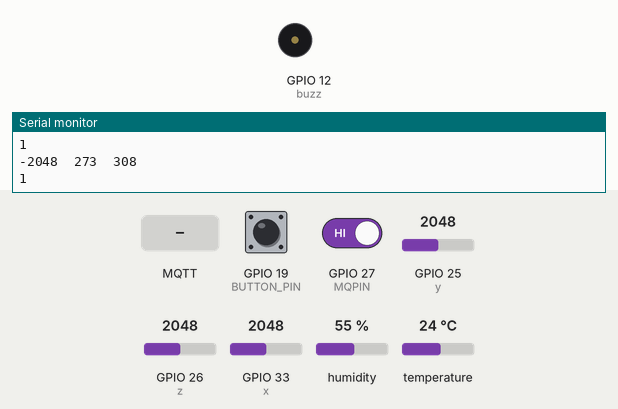
The sketch below on a simulated ESP32. On the bench: buzzer (waves = sounding), the last lines printed to the serial monitor. The test bench sets the inputs (shaded band); at power-on: GPIO 27 (MQPIN) HIGH, GPIO 19 (BUTTON_PIN) HIGH, GPIO 25 (y) = 2048, GPIO 26 (z) = 2048, GPIO 33 (x) = 2048, humidity 55 %, temperature 24 °C. WiFi joins after 1.5 s; servers stay silent unless stated; random numbers use the default seed unless the sketch sets one; no MQTT or app messages arrive unless stated.

Above: at 3.0 s.
3.1 s: GPIO 27 (MQPIN) driven LOW
At 5.7 s:
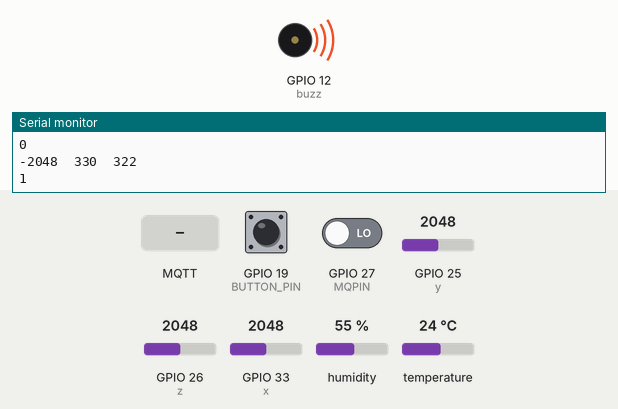
12.8 s: MQTT message "10" arrives on the first subscribed topic
At 13.8 s:
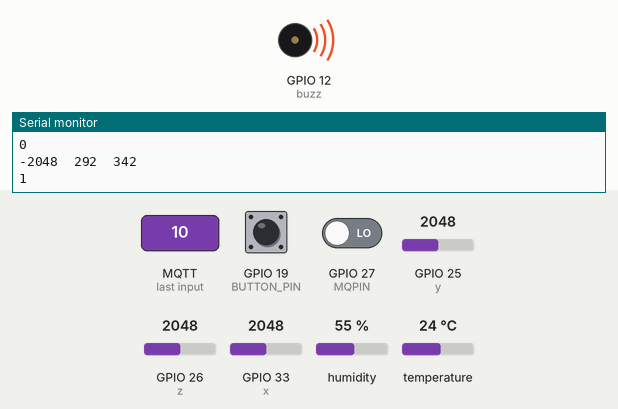
Timing chart, 0 to 29.5 s (numbered marks = the images above; inputs shaded):
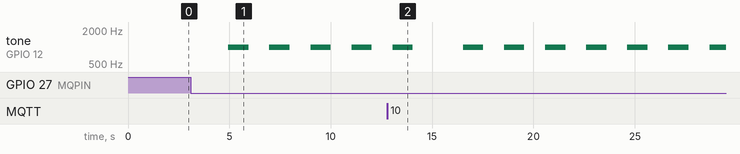

The sketch:

helmet.ino
```cpp
#include <WiFi.h>
#include <PubSubClient.h>
#include <DHT.h>
#include <DHT_U.h>
#include <string>

#define BUTTON_PIN 19
#define DHTTYPE 11
#define DHTPIN  14
#define MQPIN   27
#define x 33 // x_out pin of Accelerometer
#define y 25 // y_out pin of Accelerometer
#define z 26 // z_out pin of Accelerometer
#define BUTTON_PIN 19

long lastMsg = 0;

const char* ssid = "Mine-Net";
const char* password = "";
const char* mqtt_server = ("192.168.4.102");
const int mqttPort = 1883;
const int buzz = 12;
int xsample=0;
int ysample=0;
int zsample=0;
// Initializing ESP client
WiFiClient espClient;
// Initializing ESP as MQTT Client
PubSubClient client(espClient);

long now = 0;

#define ledPin 2

void blink_led(unsigned int times, unsigned int duration){
  for (int i = 0; i < times; i++) {
    digitalWrite(ledPin, HIGH);
    delay(duration);
    digitalWrite(ledPin, LOW);
    delay(200);
  }
}

void setup_wifi() {
  delay(50);
  Serial.println();
  Serial.print("Connecting to ");
  Serial.println(ssid);

  IPAddress local_ip(192,168,4,103);
  IPAddress gateway(192,168,4,2);
  IPAddress subnet(255,255,255,0);

  if(!WiFi.config(local_ip)){
    Serial.println("STA Failed to configure");
  };

  WiFi.begin(ssid, password);

  int c=0;
  while (WiFi.status() != WL_CONNECTED) {
    blink_led(2,200); //blink LED twice (for 200ms ON time) to indicate that wifi not connected
    delay(1000); //
    Serial.print(".");
    c=c+1;
    if(c>10){
        ESP.restart(); //restart ESP after 10 seconds
    }
  }
  Serial.println("");
  Serial.println("WiFi connected");
  Serial.println("IP address: ");
  Serial.println(WiFi.localIP());
}

void connect_mqttServer() {
  // Loop until we're reconnected
  while (!client.connected()) {
        //first check if connected to wifi

        //now attemt to connect to MQTT server
        Serial.print("Attempting MQTT connection...");
        // Attempt to connect
        if (client.connect("ESP32_client4")) { // Change the name of client here if multiple ESP32 are connected
          //attempt successful
          Serial.println("connected");
          // Subscribe to topics here
          client.subscribe("rpi/broadcast");
          //client.subscribe("rpi/xyz"); //subscribe more topics here

        }
        else {
          //attempt not successful
          Serial.print("failed, rc=");
          Serial.print(client.state());
          Serial.println(" trying again in 2 seconds");

          blink_led(3,200); //blink LED three times (200ms on duration) to show that MQTT server connection attempt failed
          // Wait 2 seconds before retrying
          delay(2000);
        }
  }

}

//this function will be executed whenever there is data available on subscribed topics
void callback(char* topic, byte* message, unsigned int length) {
  Serial.print("Message arrived on topic: ");
  Serial.print(topic);
  Serial.print(". Message: ");
  String messageTemp;

  for (int i = 0; i < length; i++) {
    Serial.print((char)message[i]);
    messageTemp += (char)message[i];
  }
  Serial.println();

  // Check if a message is received on the topic "rpi/broadcast"
  if (String(topic) == "rpi/broadcast") {
      if(messageTemp == "10"){
        Serial.println("Action: blink LED");
        blink_led(1,1250); //blink LED once (for 1250ms ON time)
      }
  }

  //Similarly add more if statements to check for other subscribed topics
}

// initialize dht object
DHT dht(DHTPIN, DHTTYPE);

void setup(){

  pinMode(BUTTON_PIN, INPUT_PULLUP);
  Serial.begin(115200);

  dht.begin();

  WiFi.mode(WIFI_STA);
  setup_wifi();

  client.setServer(mqtt_server,mqttPort);//1883 is the default port for MQTT server
  client.setCallback(callback);
}

void loop(){
 if (!client.connected()) {
    connect_mqttServer();
  }
  client.loop();

// STRING
  char * sig2 = "SOS";
  char *message;
  int value1=analogRead(x); // reading x out
  int value2=analogRead(y); //reading y out
  int value3=analogRead(z); //reading z out
  int buttonState = digitalRead(BUTTON_PIN);
  int xValue=xsample-value1; // finding change in x
  int yValue=ysample-value2; // finding change in y
  int zValue=zsample-value3; // finding change in z
  int randnum = random(200,400);
  int randnum1 = random(300,350);
  int gas_detected = digitalRead(MQPIN);


  Serial.println(gas_detected);
  Serial.print(xValue);
  Serial.print("\t");
  Serial.print(randnum);
  Serial.print("\t");
  Serial.print(randnum1);
  Serial.print("\t");
  Serial.println();
  Serial.println(buttonState);
  Serial.print("\n");
  delay(1000);

// DHT11
  float h = dht.readHumidity();
  float t = dht.readTemperature();
  if (isnan(h) || isnan(t)) {
    Serial.println(F("Failed to read from DHT sensor!"));
    return;
  }

// MQ

  if (gas_detected == LOW && buttonState == HIGH){
    message = "GAS Present";
    tone(buzz,1000);
    delay(1000);
  } else {
    message = "GAS Not Present";
    noTone(buzz);
  }

  if (xValue > 2300 && buttonState == LOW){
    tone(buzz,1000);
    delay(1000);
  } else {
    noTone(buzz);
  }


  long now = millis();
  if (now - lastMsg > 4000) {
    lastMsg = now;

    char temp_buffer[10];
    dtostrf(t,1,2,temp_buffer);

    char humidity_buffer[10];
    dtostrf(h,1,2,humidity_buffer);

    char gas_buffer[50];
    strcpy(gas_buffer, message);

    char buffer4[10];
    itoa(xValue,buffer4,10);

    char buffer5[10];
    itoa(randnum,buffer5,10);

    char buffer6[10];
    itoa(randnum1,buffer6,10);

    char buffer8[50];
    strcpy(buffer8, sig2);

    client.publish("esp32/sensor/helmet", temp_buffer);
    client.publish("esp32/sensor/helmet", humidity_buffer);
    client.publish("esp32/sensor/helmet", gas_buffer);
    client.publish("esp32/sensor/helmet", buffer4);
    client.publish("esp32/sensor/helmet", buffer5);
    client.publish("esp32/sensor/helmet", buffer6);
    client.publish("esp32/sensor/helmet", buffer8);
  }

}
```

Measured:
- after the input at 3.1 s, tone on GPIO 12 (buzz): alternates 1000 Hz for 1.0 s and silent for 1.0 s, starting after 1.9 s
